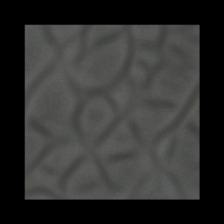
#> input picture runner/scripts/test/teture/train.jpg, 224 x 224 px, found by its file name
$ python test.py   (older library calls are emulated)
#> lines starting #> are read from the running program, lines starting #| are printed output that depends on the picture; after the words box and inside, x2 and y2 are one past the last pixel; in counts of white or black regions, pixels touching at a corner belong together
import cv2
import numpy as np
from sklearn.feature_extraction import image
from sklearn.cluster import KMeans
import matplotlib.pyplot as plt
from scipy import ndimage
import os

class TextureExtractor:
    def __init__(self, image_path):
        """
        初始化纹路提取器
        Args:
            image_path: 输入图片路径
        """
        self.image_path = image_path
        self.image = cv2.imread(image_path)
        self.gray = cv2.cvtColor(self.image, cv2.COLOR_BGR2GRAY)

    def extract_edges(self, method='canny'):
        """
        提取边缘信息（纹路的基础）
        Args:
            method: 边缘检测方法 ('canny', 'sobel', 'laplacian')
        """
        if method == 'canny':
            edges = cv2.Canny(self.gray, 50, 150)
        elif method == 'sobel':
            sobelx = cv2.Sobel(self.gray, cv2.CV_64F, 1, 0, ksize=3)
            sobely = cv2.Sobel(self.gray, cv2.CV_64F, 0, 1, ksize=3)
            edges = np.sqrt(sobelx**2 + sobely**2)
            edges = np.uint8(edges / edges.max() * 255)
        elif method == 'laplacian':
            edges = cv2.Laplacian(self.gray, cv2.CV_64F)
            edges = np.uint8(np.absolute(edges))

        return edges

    def extract_lbp_texture(self, radius=3, n_points=24):
        """
        使用局部二值模式(LBP)提取纹理特征
        Args:
            radius: LBP半径
            n_points: 采样点数
        """
        def lbp(image, radius, n_points):
            h, w = image.shape
            lbp_image = np.zeros((h, w), dtype=np.uint8)

            for i in range(radius, h - radius):
                for j in range(radius, w - radius):
                    center = image[i, j]
                    binary_string = ''

                    for k in range(n_points):
                        angle = 2 * np.pi * k / n_points
                        x = int(i + radius * np.cos(angle))
                        y = int(j + radius * np.sin(angle))

                        if 0 <= x < h and 0 <= y < w:
                            if image[x, y] >= center:
                                binary_string += '1'
                            else:
                                binary_string += '0'

                    lbp_image[i, j] = int(binary_string, 2)

            return lbp_image

        return lbp(self.gray, radius, n_points)

    def extract_gabor_texture(self):
        """
        使用Gabor滤波器提取纹理特征
        """
        gabor_responses = []

        # 不同方向和频率的Gabor滤波器
        for theta in [0, 45, 90, 135]:  # 角度
            for frequency in [0.1, 0.3, 0.5]:  # 频率
                kernel = cv2.getGaborKernel((21, 21), 5, np.radians(theta),
                                            2*np.pi*frequency, 0.5, 0, ktype=cv2.CV_32F)
                filtered = cv2.filter2D(self.gray, cv2.CV_8UC3, kernel)
                gabor_responses.append(filtered)

        # 合并所有Gabor响应
        gabor_texture = np.mean(gabor_responses, axis=0)
        return np.uint8(gabor_texture)

    def extract_main_texture_patterns(self, patch_size=16, n_clusters=8):
        """
        提取主要纹理模式
        Args:
            patch_size: 纹理块大小
            n_clusters: 聚类数量
        """
        # 将图像分割成小块
        patches = image.extract_patches_2d(self.gray, (patch_size, patch_size))

        # 将每个patch展平为特征向量
        patch_features = patches.reshape(patches.shape[0], -1)

        # 使用K-means聚类找到主要纹理模式
        kmeans = KMeans(n_clusters=n_clusters, random_state=42)
        cluster_labels = kmeans.fit_predict(patch_features)

        # 重构聚类中心作为主要纹理模式
        texture_patterns = kmeans.cluster_centers_.reshape(n_clusters, patch_size, patch_size)

        return texture_patterns, cluster_labels

    def extract_dominant_directions(self):
        """
        提取主导纹理方向
        """
        # 计算梯度
        grad_x = cv2.Sobel(self.gray, cv2.CV_64F, 1, 0, ksize=3)
        grad_y = cv2.Sobel(self.gray, cv2.CV_64F, 0, 1, ksize=3)

        # 计算梯度幅值和方向
        magnitude = np.sqrt(grad_x**2 + grad_y**2)
        direction = np.arctan2(grad_y, grad_x)

        # 将方向转换为0-180度
        direction_degrees = np.degrees(direction) % 180

        # 统计方向直方图
        hist, bins = np.histogram(direction_degrees, bins=18, range=(0, 180),
                                  weights=magnitude)

        # 找到主导方向
        dominant_angles = bins[:-1][hist > np.mean(hist)]

        return direction_degrees, dominant_angles, hist

    def visualize_results(self, save_path=None):
        """
        可视化所有纹理提取结果
        """
        fig, axes = plt.subplots(3, 3, figsize=(15, 15))

        # Original image
        axes[0, 0].imshow(cv2.cvtColor(self.image, cv2.COLOR_BGR2RGB))
        axes[0, 0].set_title('Original Image')
        axes[0, 0].axis('off')

        # Edge detection
        edges_canny = self.extract_edges('canny')
        axes[0, 1].imshow(edges_canny, cmap='gray')
        axes[0, 1].set_title('Canny Edge Detection')
        axes[0, 1].axis('off')

        edges_sobel = self.extract_edges('sobel')
        axes[0, 2].imshow(edges_sobel, cmap='gray')
        axes[0, 2].set_title('Sobel Edge Detection')
        axes[0, 2].axis('off')

        # LBP texture
        lbp_texture = self.extract_lbp_texture()
        axes[1, 0].imshow(lbp_texture, cmap='gray')
        axes[1, 0].set_title('LBP Texture Features')
        axes[1, 0].axis('off')

        # Gabor texture
        gabor_texture = self.extract_gabor_texture()
        axes[1, 1].imshow(gabor_texture, cmap='gray')
        axes[1, 1].set_title('Gabor Texture Features')
        axes[1, 1].axis('off')

        # Main texture patterns
        texture_patterns, _ = self.extract_main_texture_patterns()
        # Display first 4 main patterns
        combined_patterns = np.hstack([texture_patterns[i] for i in range(min(4, len(texture_patterns)))])
        axes[1, 2].imshow(combined_patterns, cmap='gray')
        axes[1, 2].set_title('Main Texture Patterns')
        axes[1, 2].axis('off')

        # Direction distribution
        direction_map, dominant_angles, hist = self.extract_dominant_directions()
        axes[2, 0].imshow(direction_map, cmap='hsv')
        axes[2, 0].set_title('Texture Direction Distribution')
        axes[2, 0].axis('off')

        # Direction histogram
        angles = np.arange(0, 180, 10)
        axes[2, 1].bar(angles, hist)
        axes[2, 1].set_title('Dominant Texture Directions')
        axes[2, 1].set_xlabel('Angle (degrees)')
        axes[2, 1].set_ylabel('Intensity')

        # Combined texture information
        # Combine edge and texture features
        combined = 0.4 * edges_canny + 0.3 * lbp_texture + 0.3 * gabor_texture
        axes[2, 2].imshow(combined, cmap='gray')
        axes[2, 2].set_title('Combined Texture Information')
        axes[2, 2].axis('off')

        plt.tight_layout()

        if save_path:
            plt.savefig(save_path, dpi=300, bbox_inches='tight')
        plt.show()

        return {
            'edges_canny': edges_canny,
            'edges_sobel': edges_sobel,
            'lbp_texture': lbp_texture,
            'gabor_texture': gabor_texture,
            'texture_patterns': texture_patterns,
            'direction_map': direction_map,
            'dominant_angles': dominant_angles,
            'combined_texture': combined
        }

def main():
    """
    Main function - Usage example
    """
    # Input image path
    image_path = "/runner/scripts/test/teture/train.jpg"

    if not os.path.exists(image_path):
        print("Image file does not exist!")
        return

    try:
        # Create texture extractor
        extractor = TextureExtractor(image_path)
#> in __init__, self.image is the input picture: shape (224, 224, 3); mean B, G, R 48.5, 49.6, 49.5

        print("Extracting texture information...")

        # Extract and visualize results
        results = extractor.visualize_results()
#> in extract_edges, `edges = cv2.Canny(self.gray, 50, 150)`:
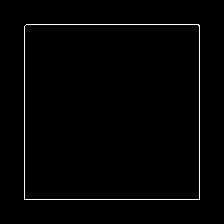
#> edges: shape (224, 224); 1.4% white in thin lines or dots, all inside (x1, y1, x2, y2) = (24, 24, 200, 200)
#> call 2 of extract_edges, with method = 'sobel'
#> in extract_edges (call 2), `sobely = cv2.Sobel(self.gray, cv2.CV_64F, 0, 1, ksize=3)`:
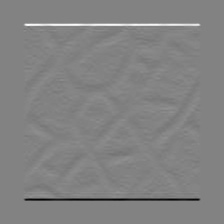
#> sobely: shape (224, 224) float64; min -369, max 351, mean 0; drawn with min black and max white
#> after the loop in lbp, `for i in range(radius, h - radius):`:
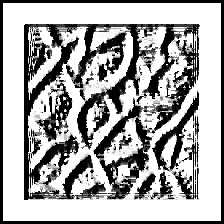
#> lbp_image: shape (224, 224); min 0, max 255, mean 169.1
#> after the loop in extract_gabor_texture, `for theta in [0, 45, 90, 135]:`: gabor_responses = 12 items
#> in extract_dominant_directions, `direction = np.arctan2(grad_y, grad_x)`:
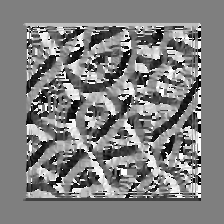
#> direction: shape (224, 224) float64; min -3.14, max 3.14, mean 0.0355; drawn with min black and max white
#> in extract_dominant_directions, `direction_degrees = np.degrees(direction) % 180`:
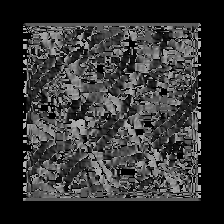
#> direction_degrees: shape (224, 224) float64; min 0, max 179.8, mean 50.5
#> in extract_dominant_directions, `hist, bins = np.histogram(direction_degrees, bins=18, range=(0, 180), ..`: hist = 18 values, max 160518.2 at index 9, min 16243.9 at index 11, mean 46062.1; bins = 19 values from 0 to 180
#> in extract_dominant_directions, `dominant_angles = bins[:-1][hist > np.mean(hist)]`: dominant_angles = [0, 80, 90, 170]
#> in visualize_results, `combined = 0.4 * edges_canny + 0.3 * lbp_texture + 0.3 * gabor_texture`:
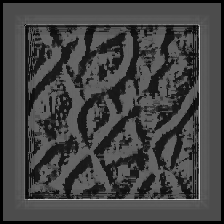
#> combined: shape (224, 224) float64; min 0, max 202.8, mean 67.3
#> in visualize_results, `plt.show()`:
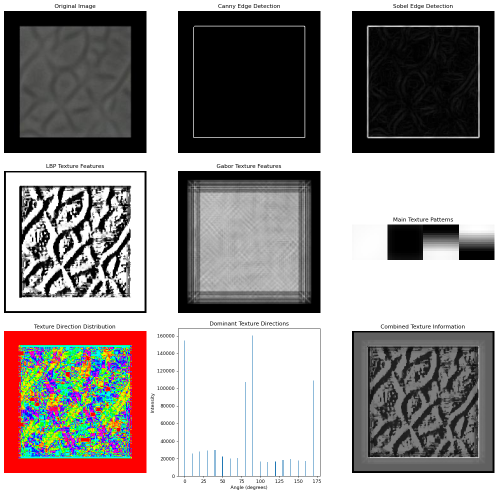
#> figure drawn by matplotlib, 9 panels; panel 8: tallest bar 160518.2 high, from x = 89.6 to 90.4
#> results = 8 items

        # Save results
        save_option = input("Save result image? (y/n): ")
#> the answer given: out.png
        if save_option.lower() == 'y':
            save_path = f"texture_analysis_{os.path.basename(image_path)}"
            extractor.visualize_results(save_path)
            print(f"Results saved as: {save_path}")

        # Output main texture information statistics
        print("\n=== Texture Analysis Results ===")
        print(f"Dominant texture directions: {results['dominant_angles']} degrees")
#| Dominant texture directions: [  0.  80.  90. 170.] degrees
        print(f"Detected {len(results['texture_patterns'])} main texture patterns")
#| Detected 8 main texture patterns

        # Texture complexity assessment
        edge_density = np.sum(results['edges_canny'] > 0) / results['edges_canny'].size
#> edge_density = 0.0139
        print(f"Edge density: {edge_density:.3f}")
#| Edge density: 0.014

        texture_variance = np.var(results['lbp_texture'])
#> texture_variance = 12374.6
        print(f"Texture variation: {texture_variance:.2f}")
#| Texture variation: 12374.64

    except Exception as e:
        print(f"Error occurred during processing: {e}")

if __name__ == "__main__":
    main()

$ run again, with runner/scripts/test/teture/crop_001.jpg copied over runner/scripts/test/teture/train.jpg
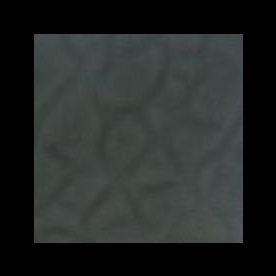
#> input picture runner/scripts/test/teture/crop_001.jpg, 276 x 276 px, found by its file name
#> in __init__, self.image is the input picture: shape (276, 276, 3); mean B, G, R 39.7, 40.8, 37.3
#> after the loop in lbp, `for i in range(radius, h - radius):`:
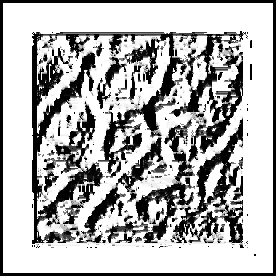
#> lbp_image: shape (276, 276); min 0, max 255, mean 178
#> after the loop in extract_gabor_texture, `for theta in [0, 45, 90, 135]:`: gabor_responses = 12 items
#> in extract_dominant_directions, `hist, bins = np.histogram(direction_degrees, bins=18, range=(0, 180), ..`: hist = 18 values, max 184802.6 at index 9, min 10247.6 at index 14, mean 42343.5; bins = 19 values from 0 to 180
#> in extract_dominant_directions, `dominant_angles = bins[:-1][hist > np.mean(hist)]`: dominant_angles = [0, 80, 90, 170]
#> in visualize_results, `combined = 0.4 * edges_canny + 0.3 * lbp_texture + 0.3 * gabor_texture`:
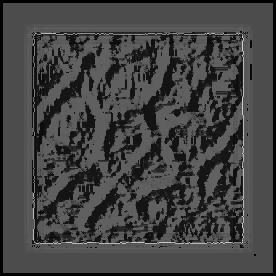
#> combined: shape (276, 276) float64; min 0, max 220.5, mean 67
#> results = 8 items
#| Dominant texture directions: [  0.  80.  90. 170.] degrees
#| Detected 8 main texture patterns
#> edge_density = 0.0109
#| Edge density: 0.011
#> texture_variance = 11704.7
#| Texture variation: 11704.68
